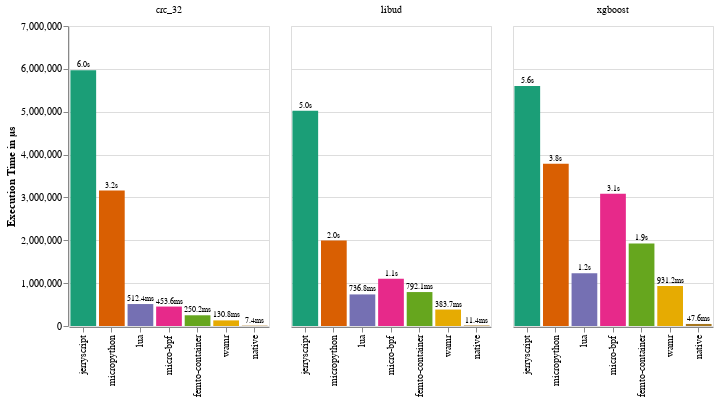
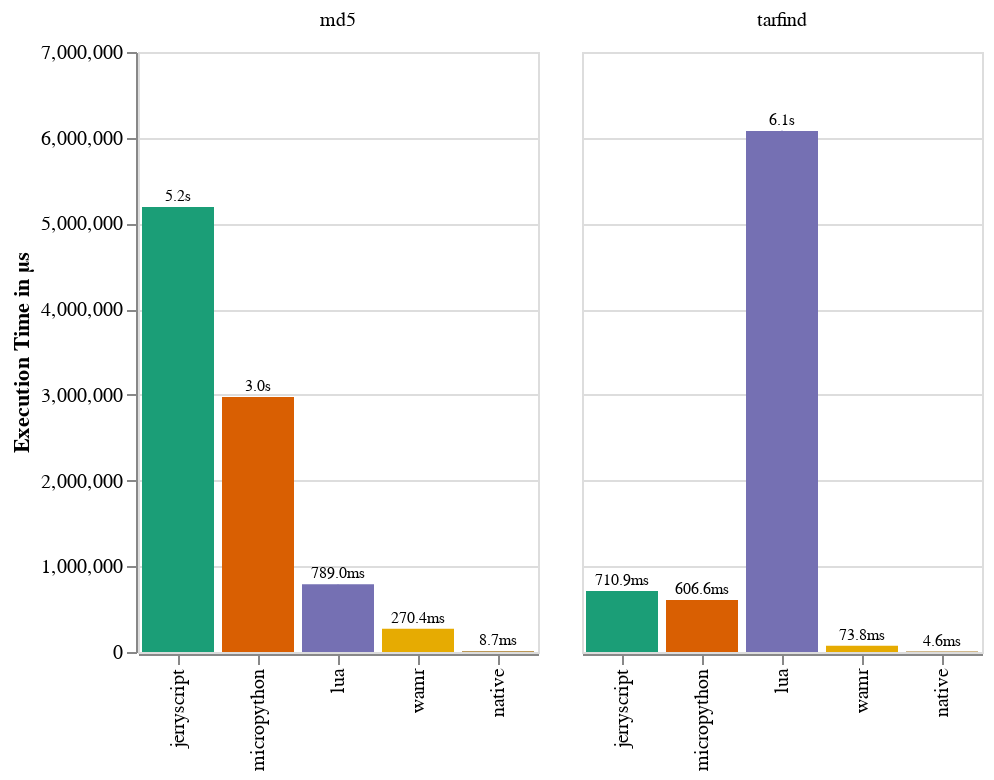

The notebook cell these images were saved under, in order:
### Markdown cell above
### execution time of each benchmark

### Code cell
Y_MAX = 7_000_000

def plot_exec_chart(data):
    base_chart = (
        alt.Chart(data)
        .encode(
            alt.X("environment:N", title="", sort=["jerryscript", "micropython", "lua", "micro-bpf", "femto-container", "wamr"]),
            alt.Y("execution_time_us:Q", title="Execution Time in µs", scale=alt.Scale(domain=[0, Y_MAX])),
            alt.YError("execution_time_us_std:Q")
        ).properties(width=200)
        )

    bar_chart = base_chart.encode(
            alt.Color("environment:N", title="", scale=colors_scale, legend=None),
    ).mark_bar()

    text_chart = base_chart.encode(
            alt.Text("execution_time_formatted"),
    ).mark_text(dy=-5, color="black", fontSize=8)

    return (bar_chart + text_chart + bar_chart.mark_errorbar(color="black")) \
            .facet(column=alt.Column("benchmark:N", title=""))

heap_load_time_df = benchmark_avg_over_iteration.filter(pl.col("benchmark").is_in(HEAP_BENCHMARKS))
heap_less_load_time_df = benchmark_avg_over_iteration.filter(pl.col("benchmark").is_in(HEAP_LESS_BENCHMARKS))

plot_exec_chart(heap_less_load_time_df).display(scaleFactor=2)
plot_exec_chart(heap_load_time_df).display(scaleFactor=2)

### Figure 1 — Vega-Lite specification as saved in the notebook (floating-point values rounded to 4 significant figures)
{"config": {"view": {"continuousWidth": 300, "continuousHeight": 300}}, "data": {"name": "data-59d17cf125c2993da2bb3111e171c79f"}, "facet": {"column": {"field": "benchmark", "title": "", "type": "nominal"}}, "spec": {"layer": [{"mark": {"type": "bar"}, "encoding": {"color": {"field": "environment", "legend": null, "scale": {"domain": ["jerryscript", "micropython", "lua", "micro-bpf", "femto-container", "wamr", "native"], "range": ["#1b9e77", "#d95f02", "#7570b3", "#e7298a", "#66a61e", "#e6ab02", "#a6761d"]}, "title": "", "type": "nominal"}, "x": {"field": "environment", "sort": ["jerryscript", "micropython", "lua", "micro-bpf", "femto-container", "wamr"], "title": "", "type": "nominal"}, "y": {"field": "execution_time_us", "scale": {"domain": [0, 7000000]}, "title": "Execution Time in µs", "type": "quantitative"}, "yError": {"field": "execution_time_us_std"}}}, {"mark": {"type": "text", "color": "black", "dy": -5, "fontSize": 8}, "encoding": {"text": {"field": "execution_time_formatted", "type": "nominal"}, "x": {"field": "environment", "sort": ["jerryscript", "micropython", "lua", "micro-bpf", "femto-container", "wamr"], "title": "", "type": "nominal"}, "y": {"field": "execution_time_us", "scale": {"domain": [0, 7000000]}, "title": "Execution Time in µs", "type": "quantitative"}, "yError": {"field": "execution_time_us_std"}}}, {"mark": {"type": "errorbar", "color": "black"}, "encoding": {"color": {"field": "environment", "legend": null, "scale": {"domain": ["jerryscript", "micropython", "lua", "micro-bpf", "femto-container", "wamr", "native"], "range": ["#1b9e77", "#d95f02", "#7570b3", "#e7298a", "#66a61e", "#e6ab02", "#a6761d"]}, "title": "", "type": "nominal"}, "x": {"field": "environment", "sort": ["jerryscript", "micropython", "lua", "micro-bpf", "femto-container", "wamr"], "title": "", "type": "nominal"}, "y": {"field": "execution_time_us", "scale": {"domain": [0, 7000000]}, "title": "Execution Time in µs", "type": "quantitative"}, "yError": {"field": "execution_time_us_std"}}}], "width": 200}, "$schema": "https://vega.github.io/schema/vega-lite/v5.20.1.json", "datasets": {"data-59d17cf125c2993da2bb3111e171c79f": [{"environment": "micropython", "benchmark": "libud", "execution_time_us": 1994000.0, "execution_time_us_std": 0.7071, "load_time_us": 63930.0, "load_time_us_std": 11.5, "execution_time_formatted": "2.0s", "execution_time_std_formatted": "0.7µs", "load_time_formatted": "63.9ms"}, {"environment": "lua", "benchmark": "xgboost", "execution_time_us": 1231000.0, "execution_time_us_std": 747.4, "load_time_us": 251000.0, "load_time_us_std": 368.8, "execution_time_formatted": "1.2s", "execution_time_std_formatted": "747.4µs", "load_time_formatted": "251.0ms"}, {"environment": "micro-bpf", "benchmark": "crc_32", "execution_time_us": 453600.0, "execution_time_us_std": 11.8, "load_time_us": 62.8, "load_time_us_std": 10.69, "execution_time_formatted": "453.6ms", "execution_time_std_formatted": "11.8µs", "load_time_formatted": "62.8µs"}, {"environment": "micropython", "benchmark": "crc_32", "execution_time_us": 3159000.0, "execution_time_us_std": 12.81, "load_time_us": 80990.0, "load_time_us_std": 9.762, "execution_time_formatted": "3.2s", "execution_time_std_formatted": "12.8µs", "load_time_formatted": "81.0ms"}, {"environment": "native", "benchmark": "libud", "execution_time_us": 11380.0, "execution_time_us_std": 9.066, "load_time_us": 0.0, "load_time_us_std": 0.0, "execution_time_formatted": "11.4ms", "execution_time_std_formatted": "9.1µs", "load_time_formatted": "0.0µs"}, {"environment": "lua", "benchmark": "crc_32", "execution_time_us": 512400.0, "execution_time_us_std": 877.3, "load_time_us": 26220.0, "load_time_us_std": 27.56, "execution_time_formatted": "512.4ms", "execution_time_std_formatted": "877.3µs", "load_time_formatted": "26.2ms"}, {"environment": "jerryscript", "benchmark": "libud", "execution_time_us": 5023000.0, "execution_time_us_std": 0.0, "load_time_us": 18420.0, "load_time_us_std": 0.5477, "execution_time_formatted": "5.0s", "execution_time_std_formatted": "0.0µs", "load_time_formatted": "18.4ms"}, {"environment": "femto-container", "benchmark": "crc_32", "execution_time_us": 250200.0, "execution_time_us_std": 0.0, "load_time_us": 36.0, "load_time_us_std": 11.42, "execution_time_formatted": "250.2ms", "execution_time_std_formatted": "0.0µs", "load_time_formatted": "36.0µs"}, {"environment": "jerryscript", "benchmark": "crc_32", "execution_time_us": 5968000.0, "execution_time_us_std": 0.4472, "load_time_us": 107600.0, "load_time_us_std": 0.0, "execution_time_formatted": "6.0s", "execution_time_std_formatted": "0.4µs", "load_time_formatted": "107.6ms"}, {"environment": "wamr", "benchmark": "xgboost", "execution_time_us": 931200.0, "execution_time_us_std": 1.095, "load_time_us": 6986.0, "load_time_us_std": 105.1, "execution_time_formatted": "931.2ms", "execution_time_std_formatted": "1.1µs", "load_time_formatted": "7.0ms"}, {"environment": "femto-container", "benchmark": "libud", "execution_time_us": 792100.0, "execution_time_us_std": 0.5477, "load_time_us": 143.4, "load_time_us_std": 0.5477, "execution_time_formatted": "792.1ms", "execution_time_std_formatted": "0.5µs", "load_time_formatted": "143.4µs"}, {"environment": "micropython", "benchmark": "xgboost", "execution_time_us": 3786000.0, "execution_time_us_std": 0.4472, "load_time_us": 1479000.0, "load_time_us_std": 8.843, "execution_time_formatted": "3.8s", "execution_time_std_formatted": "0.4µs", "load_time_formatted": "1.5s"}, {"environment": "native", "benchmark": "xgboost", "execution_time_us": 47580.0, "execution_time_us_std": 5.167, "load_time_us": 0.0, "load_time_us_std": 0.0, "execution_time_formatted": "47.6ms", "execution_time_std_formatted": "5.2µs", "load_time_formatted": "0.0µs"}, {"environment": "lua", "benchmark": "libud", "execution_time_us": 736800.0, "execution_time_us_std": 1075.0, "load_time_us": 15750.0, "load_time_us_std": 8.792, "execution_time_formatted": "736.8ms", "execution_time_std_formatted": "1.1ms", "load_time_formatted": "15.7ms"}, {"environment": "micro-bpf", "benchmark": "xgboost", "execution_time_us": 3083000.0, "execution_time_us_std": 10.21, "load_time_us": 174.8, "load_time_us_std": 10.23, "execution_time_formatted": "3.1s", "execution_time_std_formatted": "10.2µs", "load_time_formatted": "174.8µs"}, {"environment": "femto-container", "benchmark": "xgboost", "execution_time_us": 1926000.0, "execution_time_us_std": 0.4472, "load_time_us": 80.2, "load_time_us_std": 9.391, "execution_time_formatted": "1.9s", "execution_time_std_formatted": "0.4µs", "load_time_formatted": "80.2µs"}, {"environment": "wamr", "benchmark": "crc_32", "execution_time_us": 130800.0, "execution_time_us_std": 1.342, "load_time_us": 2237.0, "load_time_us_std": 106.2, "execution_time_formatted": "130.8ms", "execution_time_std_formatted": "1.3µs", "load_time_formatted": "2.2ms"}, {"environment": "jerryscript", "benchmark": "xgboost", "execution_time_us": 5601000.0, "execution_time_us_std": 0.0, "load_time_us": 381900.0, "load_time_us_std": 0.4472, "execution_time_formatted": "5.6s", "execution_time_std_formatted": "0.0µs", "load_time_formatted": "381.9ms"}, {"environment": "native", "benchmark": "crc_32", "execution_time_us": 7449.0, "execution_time_us_std": 9.182, "load_time_us": 0.0, "load_time_us_std": 0.0, "execution_time_formatted": "7.4ms", "execution_time_std_formatted": "9.2µs", "load_time_formatted": "0.0µs"}, {"environment": "wamr", "benchmark": "libud", "execution_time_us": 383700.0, "execution_time_us_std": 1.095, "load_time_us": 11280.0, "load_time_us_std": 107.7, "execution_time_formatted": "383.7ms", "execution_time_std_formatted": "1.1µs", "load_time_formatted": "11.3ms"}, {"environment": "micro-bpf", "benchmark": "libud", "execution_time_us": 1102000.0, "execution_time_us_std": 2.828, "load_time_us": 375.0, "load_time_us_std": 0.7071, "execution_time_formatted": "1.1s", "execution_time_std_formatted": "2.8µs", "load_time_formatted": "375.0µs"}]}}

### Figure 2 — Vega-Lite specification as saved in the notebook (floating-point values rounded to 4 significant figures)
{"config": {"view": {"continuousWidth": 300, "continuousHeight": 300}}, "data": {"name": "data-4d337f27eee61756e42a8fd806c588b7"}, "facet": {"column": {"field": "benchmark", "title": "", "type": "nominal"}}, "spec": {"layer": [{"mark": {"type": "bar"}, "encoding": {"color": {"field": "environment", "legend": null, "scale": {"domain": ["jerryscript", "micropython", "lua", "micro-bpf", "femto-container", "wamr", "native"], "range": ["#1b9e77", "#d95f02", "#7570b3", "#e7298a", "#66a61e", "#e6ab02", "#a6761d"]}, "title": "", "type": "nominal"}, "x": {"field": "environment", "sort": ["jerryscript", "micropython", "lua", "micro-bpf", "femto-container", "wamr"], "title": "", "type": "nominal"}, "y": {"field": "execution_time_us", "scale": {"domain": [0, 7000000]}, "title": "Execution Time in µs", "type": "quantitative"}, "yError": {"field": "execution_time_us_std"}}}, {"mark": {"type": "text", "color": "black", "dy": -5, "fontSize": 8}, "encoding": {"text": {"field": "execution_time_formatted", "type": "nominal"}, "x": {"field": "environment", "sort": ["jerryscript", "micropython", "lua", "micro-bpf", "femto-container", "wamr"], "title": "", "type": "nominal"}, "y": {"field": "execution_time_us", "scale": {"domain": [0, 7000000]}, "title": "Execution Time in µs", "type": "quantitative"}, "yError": {"field": "execution_time_us_std"}}}, {"mark": {"type": "errorbar", "color": "black"}, "encoding": {"color": {"field": "environment", "legend": null, "scale": {"domain": ["jerryscript", "micropython", "lua", "micro-bpf", "femto-container", "wamr", "native"], "range": ["#1b9e77", "#d95f02", "#7570b3", "#e7298a", "#66a61e", "#e6ab02", "#a6761d"]}, "title": "", "type": "nominal"}, "x": {"field": "environment", "sort": ["jerryscript", "micropython", "lua", "micro-bpf", "femto-container", "wamr"], "title": "", "type": "nominal"}, "y": {"field": "execution_time_us", "scale": {"domain": [0, 7000000]}, "title": "Execution Time in µs", "type": "quantitative"}, "yError": {"field": "execution_time_us_std"}}}], "width": 200}, "$schema": "https://vega.github.io/schema/vega-lite/v5.20.1.json", "datasets": {"data-4d337f27eee61756e42a8fd806c588b7": [{"environment": "jerryscript", "benchmark": "tarfind", "execution_time_us": 710900.0, "execution_time_us_std": 465.1, "load_time_us": 11670.0, "load_time_us_std": 0.7071, "execution_time_formatted": "710.9ms", "execution_time_std_formatted": "465.1µs", "load_time_formatted": "11.7ms"}, {"environment": "jerryscript", "benchmark": "md5", "execution_time_us": 5190000.0, "execution_time_us_std": 0.0, "load_time_us": 39970.0, "load_time_us_std": 0.4472, "execution_time_formatted": "5.2s", "execution_time_std_formatted": "0.0µs", "load_time_formatted": "40.0ms"}, {"environment": "wamr", "benchmark": "tarfind", "execution_time_us": 73840.0, "execution_time_us_std": 123.4, "load_time_us": 5358.0, "load_time_us_std": 104.0, "execution_time_formatted": "73.8ms", "execution_time_std_formatted": "123.4µs", "load_time_formatted": "5.4ms"}, {"environment": "lua", "benchmark": "md5", "execution_time_us": 789000.0, "execution_time_us_std": 645.4, "load_time_us": 24660.0, "load_time_us_std": 10.38, "execution_time_formatted": "789.0ms", "execution_time_std_formatted": "645.4µs", "load_time_formatted": "24.7ms"}, {"environment": "micropython", "benchmark": "md5", "execution_time_us": 2974000.0, "execution_time_us_std": 19.68, "load_time_us": 102400.0, "load_time_us_std": 11.61, "execution_time_formatted": "3.0s", "execution_time_std_formatted": "19.7µs", "load_time_formatted": "102.4ms"}, {"environment": "lua", "benchmark": "tarfind", "execution_time_us": 6080000.0, "execution_time_us_std": 1051.0, "load_time_us": 39540.0, "load_time_us_std": 22.69, "execution_time_formatted": "6.1s", "execution_time_std_formatted": "1.1ms", "load_time_formatted": "39.5ms"}, {"environment": "native", "benchmark": "md5", "execution_time_us": 8683.0, "execution_time_us_std": 7.95, "load_time_us": 0.0, "load_time_us_std": 0.0, "execution_time_formatted": "8.7ms", "execution_time_std_formatted": "7.9µs", "load_time_formatted": "0.0µs"}, {"environment": "wamr", "benchmark": "md5", "execution_time_us": 270400.0, "execution_time_us_std": 1.342, "load_time_us": 8581.0, "load_time_us_std": 108.7, "execution_time_formatted": "270.4ms", "execution_time_std_formatted": "1.3µs", "load_time_formatted": "8.6ms"}, {"environment": "micropython", "benchmark": "tarfind", "execution_time_us": 606600.0, "execution_time_us_std": 0.4472, "load_time_us": 38990.0, "load_time_us_std": 9.121, "execution_time_formatted": "606.6ms", "execution_time_std_formatted": "0.4µs", "load_time_formatted": "39.0ms"}, {"environment": "native", "benchmark": "tarfind", "execution_time_us": 4601.0, "execution_time_us_std": 8.289, "load_time_us": 0.0, "load_time_us_std": 0.0, "execution_time_formatted": "4.6ms", "execution_time_std_formatted": "8.3µs", "load_time_formatted": "0.0µs"}]}}
